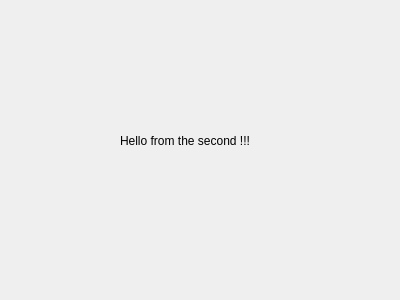
<?xml version="1.0" encoding="UTF-8"?>
<ui version="4.0">
 <class>SecDialog</class>
 <widget class="QDialog" name="SecDialog">
  <property name="geometry">
   <rect>
    <x>0</x>
    <y>0</y>
    <width>400</width>
    <height>300</height>
   </rect>
  </property>
  <property name="windowTitle">
   <string>Dialog</string>
  </property>
  <widget class="QLabel" name="label">
   <property name="geometry">
    <rect>
     <x>120</x>
     <y>120</y>
     <width>171</width>
     <height>41</height>
    </rect>
   </property>
   <property name="text">
    <string>Hello from the second !!!</string>
   </property>
  </widget>
 </widget>
 <resources/>
 <connections/>
</ui>
